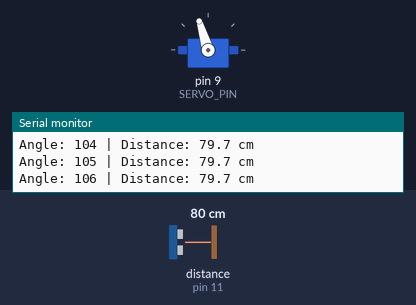
Bench run of a sketch on a simulated Arduino Uno, built with avr-gcc and run on an emulated ATmega328P. Parts: servo, the last lines printed to the serial monitor. Wiring (inferred from the names in the program): ultrasonic range finder: trigger pin 10; echo pin 11. The test bench sets the inputs (shaded band); at power-on: distance to the obstacle (sensor on pin 11) 80 cm. The echo pulse lasts 58.3 µs per cm.

Above: at 1.79 s.
1.8 s: distance to the obstacle (sensor on pin 11) set to 2 cm
At 2.72 s:
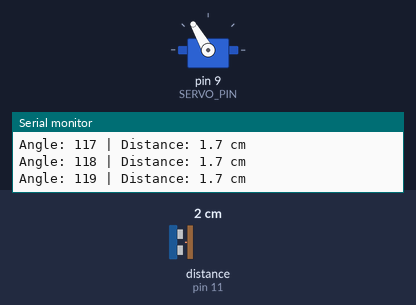
4.8 s: distance to the obstacle (sensor on pin 11) set to 4 cm
At 4.86 s:
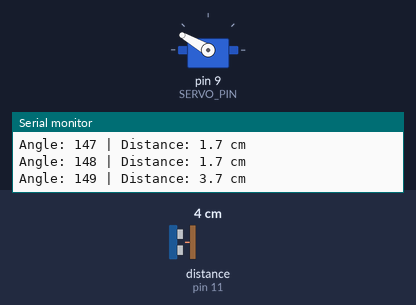
Timing chart, 0 to 19.8 s (numbered marks = the images above; inputs shaded):
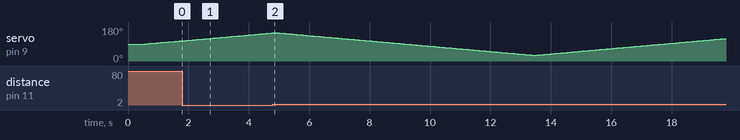

The sketch:

Radar.ino
```cpp
#include <Servo.h>

Servo radarServo;

const byte SERVO_PIN = 9;
const byte TRIG_PIN = 10;
const byte ECHO_PIN = 11;

int angle = 90;
int direction = 1;

float measureDistance() {
  digitalWrite(TRIG_PIN, LOW);
  delayMicroseconds(2);
  digitalWrite(TRIG_PIN, HIGH);
  delayMicroseconds(10);
  digitalWrite(TRIG_PIN, LOW);

  unsigned long duration = pulseIn(ECHO_PIN, HIGH, 30000UL);

  if (duration == 0) {
    return -1;
  }

  return duration * 0.0343f / 2.0f;
}

void setup() {
  Serial.begin(9600);

  pinMode(TRIG_PIN, OUTPUT);
  pinMode(ECHO_PIN, INPUT);
  digitalWrite(TRIG_PIN, LOW);

  radarServo.attach(SERVO_PIN);
  radarServo.write(angle);
  delay(500);
}

void loop() {
  radarServo.write(angle);
  delay(70);

  float distance = measureDistance();

  Serial.print("Angle: ");
  Serial.print(angle);
  Serial.print(" | Distance: ");

  if (distance < 0) {
    Serial.println("No echo");
  } else {
    Serial.print(distance, 1);
    Serial.println(" cm");
  }

  if (angle >= 150) {
    direction = -1;
  } else if (angle <= 30) {
    direction = 1;
  }

  angle += direction;
}
```
